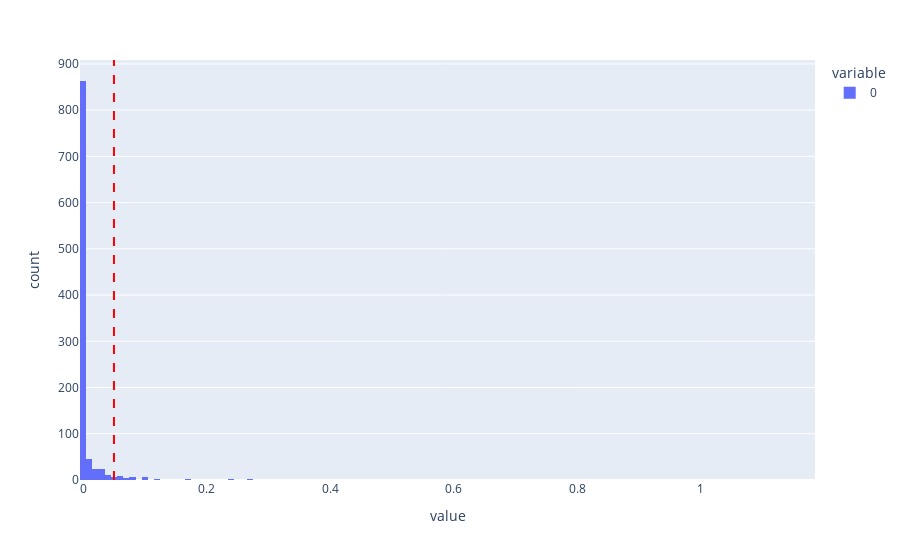

The notebook cell this image was saved under:
### Code cell
fig = px.histogram(atp_h_v1.max(1).values)
fig.add_vline(x=0.05, line_dash="dash", line_color="red")
fig.show()

### Figure 1 — Plotly figure (JSON) as saved in the notebook; plotly's stock layout.template omitted (floating-point values rounded to 4 significant figures; data arrays with more than 128 entries replaced by an {"elided": "..."} marker saying what was removed)
{"data": [{"alignmentgroup": "True", "bingroup": "x", "hovertemplate": "variable=0<br>value=%{x}<br>count=%{y}<extra></extra>", "legendgroup": "0", "marker": {"color": "#636efa", "pattern": {"shape": ""}}, "name": "0", "offsetgroup": "0", "orientation": "v", "showlegend": true, "type": "histogram", "x": {"elided": "1024 float values"}, "xaxis": "x", "yaxis": "y"}], "layout": {"barmode": "relative", "legend": {"title": {"text": "variable"}, "tracegroupgap": 0}, "margin": {"t": 60}, "shapes": [{"line": {"color": "red", "dash": "dash"}, "type": "line", "x0": 0.05, "x1": 0.05, "xref": "x", "y0": 0, "y1": 1, "yref": "y domain"}], "xaxis": {"anchor": "y", "domain": [0, 1], "title": {"text": "value"}}, "yaxis": {"anchor": "x", "domain": [0, 1], "title": {"text": "count"}}}}
